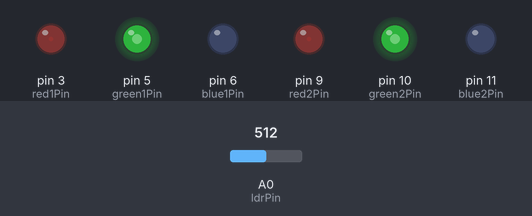
Simulated run of this sketch. Board: Arduino Uno, built with avr-gcc and run on an emulated ATmega328P. Parts: output pins drawn as LEDs (lit = HIGH). The inputs (shaded band) are chosen by the test bench; at power-on: A0 (ldrPin) = 512.

Above: at 1.28 s.
1.3 s: A0 (ldrPin) set to 900
4.3 s: A0 (ldrPin) set to 1023
At 5.5 s:
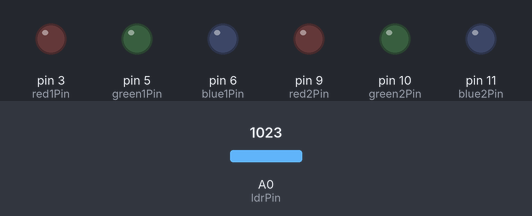
5.8 s: A0 (ldrPin) set to 1022
At 7.5 s:
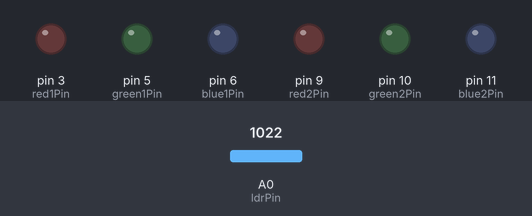
8.8 s: A0 (ldrPin) set to 716
At 8.95 s:
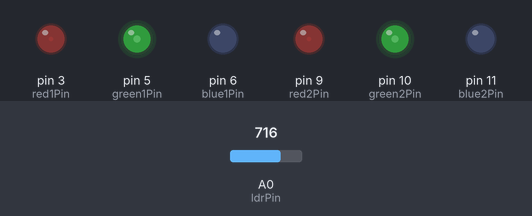
11.8 s: A0 (ldrPin) set to 306
Timing chart, 0 to 21.8 s (numbered marks = the images above; inputs shaded):
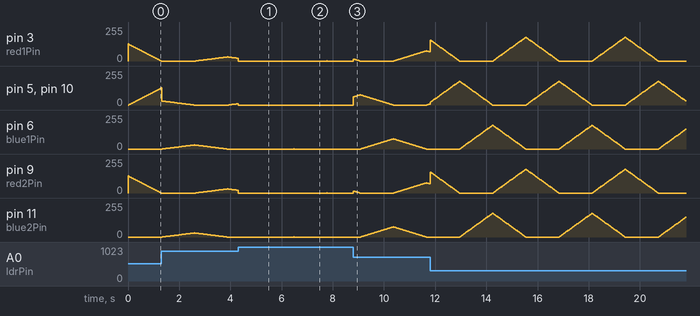

Measured:
- after the input at 4.3 s, pin 6 (blue1Pin), pin 11 (blue2Pin): stays 0/255 (without the input it goes to 1/255 after 0.93 s)
- after the input at 5.8 s, pin 3 (red1Pin), pin 9 (red2Pin): 0/255 → 1/255 after 2.0 s, → 0/255 0.03 s later; pin 6 (blue1Pin), pin 11 (blue2Pin): 0/255 → 1/255 after 0.67 s, → 0/255 0.03 s later
- by itself, pin 3 (red1Pin), pin 9 (red2Pin): rises from 0/255 to 31/255 in 1.2 s, then falls to 21/255 in 0.38 s
- by itself, pin 6 (blue1Pin), pin 11 (blue2Pin): rises from 0/255 to 31/255 in 1.2 s, then falls to 0/255 in 1.3 s

The sketch:

RGB_Mood_Light.ino
```cpp
// Pin setup
int ldrPin = A0;  // Light sensor

// RGB LED 1
int red1Pin = 3;
int green1Pin = 5;
int blue1Pin = 6;

// RGB LED 2
int red2Pin = 9;
int green2Pin = 10;
int blue2Pin = 11;

// Color fading variables
int redVal = 255;
int greenVal = 0;
int blueVal = 0;

int fadeSpeed = 5;  // Controls speed of color transition

void setup() {
  pinMode(red1Pin, OUTPUT);
  pinMode(green1Pin, OUTPUT);
  pinMode(blue1Pin, OUTPUT);
  pinMode(red2Pin, OUTPUT);
  pinMode(green2Pin, OUTPUT);
  pinMode(blue2Pin, OUTPUT);
}

void loop() {
  int ldrValue = analogRead(ldrPin);
  int brightness = map(ldrValue, 0, 1023, 255, 0);  // Inverted: darker -> brighter

  // Apply brightness to current RGB values
  int r = map(redVal, 0, 255, 0, brightness);
  int g = map(greenVal, 0, 255, 0, brightness);
  int b = map(blueVal, 0, 255, 0, brightness);

  setColor(r, g, b);

  fadeColors();

  delay(25); // smooth transition
}

void setColor(int r, int g, int b) {
  analogWrite(red1Pin, r);
  analogWrite(green1Pin, g);
  analogWrite(blue1Pin, b);

  analogWrite(red2Pin, r);
  analogWrite(green2Pin, g);
  analogWrite(blue2Pin, b);
}

void fadeColors() {
  if (redVal > 0 && greenVal < 255 && blueVal == 0) {
    redVal -= fadeSpeed;
    greenVal += fadeSpeed;
    redVal = constrain(redVal, 0, 255);
    greenVal = constrain(greenVal, 0, 255);
  }
  else if (greenVal > 0 && blueVal < 255 && redVal == 0) {
    greenVal -= fadeSpeed;
    blueVal += fadeSpeed;
    greenVal = constrain(greenVal, 0, 255);
    blueVal = constrain(blueVal, 0, 255);
  }
  else if (blueVal > 0 && redVal < 255 && greenVal == 0) {
    blueVal -= fadeSpeed;
    redVal += fadeSpeed;
    blueVal = constrain(blueVal, 0, 255);
    redVal = constrain(redVal, 0, 255);
  }
}
```
